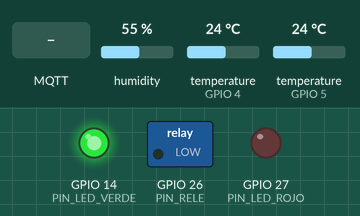
Recording of a sketch running on a simulated ESP32. Shown: switched loads named in the sketch (green lamp = pin HIGH), output pins drawn as LEDs (lit = HIGH). The inputs (shaded band) are chosen by the test bench; at power-on: temperature (sensors on GPIO 4, GPIO 5) 24 °C, humidity 55 %. WiFi joins after 1.5 s; servers stay silent unless stated; random numbers use the default seed unless the sketch sets one; no MQTT or app messages arrive unless stated; what the sketch prints to the serial monitor is not drawn.

Above: at 3.0 s.
3.1 s: temperature (sensor on GPIO 4) set to 27 °C
10.0 s: temperature (sensor on GPIO 4) set to 30 °C
At 13.8 s:
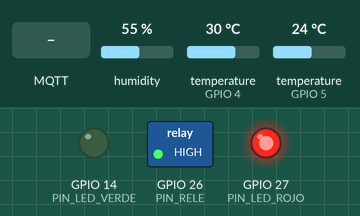
14.2 s: MQTT message "RESET_PROTECCION" arrives on the first subscribed topic
At 14.8 s:
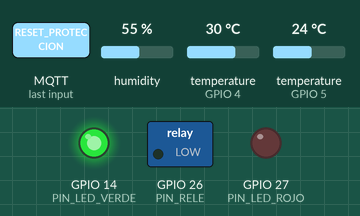
Timing chart, 0 to 17.2 s (numbered marks = the images above; inputs shaded):
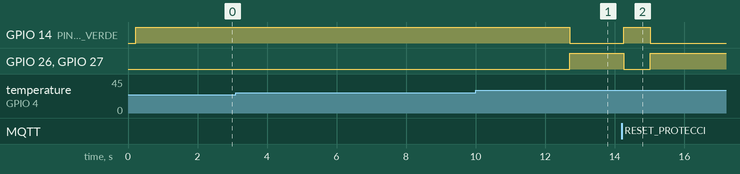

Measured:
- the behaviour switches between 28 and 29 °C on temperature (sensor on GPIO 4) (found by bisection; images 0 and 1)
- after the input at 3.1 s, every drawn part: stays the same
- after the input at 10.0 s, GPIO 14 (PIN_LED_VERDE): HIGH → LOW after 2.7 s; GPIO 26 (PIN_RELE), GPIO 27 (PIN_LED_ROJO): LOW → HIGH after 2.7 s
- after the input at 14.2 s, GPIO 14 (PIN_LED_VERDE): LOW → HIGH after 0.06 s, → LOW 0.77 s later; GPIO 26 (PIN_RELE), GPIO 27 (PIN_LED_ROJO): HIGH → LOW after 0.06 s, → HIGH 0.77 s later

The sketch:

main.ino
```cpp
/**
 * ============================================================
 *  Monitor Industrial de Potencia y Temperatura v1.1
 *  Target: ESP32 (Arduino Framework)
 *  Autor: ESP32 Industrial Monitor — Portfolio Project
 * ============================================================
 *  Librerías requeridas (instalar desde Library Manager):
 *    - PubSubClient        (Nick O'Leary)     v2.8+
 *    - DHT sensor library  (Adafruit)         v1.4+
 *    - ArduinoJson         (Benoit Blanchon)  v6.x
 *    - OneWire             (Paul Stoffregen)  v2.3+
 *    - DallasTemperature   (Miles Burton)     v3.9+
 * ============================================================
 */

#include <WiFi.h>
#include <PubSubClient.h>
#include <DHT.h>
#include <ArduinoJson.h>
#include <OneWire.h>
#include <DallasTemperature.h>
#include "esp_task_wdt.h"   // WDT hardware del ESP32
#include "esp_system.h"     // esp_reset_reason()

// ============================================================
//  CONFIGURACIÓN — AJUSTAR ANTES DE FLASHEAR
// ============================================================
const char* WIFI_SSID   = "TU_SSID";
const char* WIFI_PASS   = "TU_PASSWORD";
const char* MQTT_BROKER = "broker.hivemq.com";
const int   MQTT_PORT   = 1883;
const char* DEVICE_ID   = "MON-001";

const char* TOPIC_TELEMETRIA = "industrial/monitor/telemetria";
const char* TOPIC_CMD        = "industrial/monitor/cmd";

// ============================================================
//  MAPA DE PINES (ESP32 DevKit v1)
// ============================================================
#define PIN_DHT          5    // DHT11 → DATA (GPIO5)
#define PIN_DS18B20      4    // DS18B20 → DATA (GPIO4)
#define PIN_RELE         26   // Módulo relé → IN  (HIGH = bobina activa)
#define PIN_LED_ROJO     27   // LED rojo → ÁNODO (100Ω a GND)
#define PIN_LED_VERDE    14   // LED verde → ÁNODO (10Ω a GND)

#define DHT_TYPE         DHT11

// ============================================================
//  PARÁMETROS DE SISTEMA
// ============================================================
#define WDT_TIMEOUT_S          5      // Watchdog: 5 s sin reset → reinicio
#define MA_WINDOW              10     // Ventana del filtro media móvil
#define TELEMETRIA_INTERVALO   1000   // ms — frecuencia de publicación MQTT
#define DHT_INTERVALO          2200   // ms — DHT11 máx ~0.5Hz
#define MQTT_RECONNECT_DELAY   5000   // ms — pausa entre intentos de reconexión

// Umbrales de protección térmica (con histéresis de 10 °C)
const float TEMP_TRIP_C  = 28.0f;  // Disparo: activa relé + LED rojo
const float TEMP_RESET_C = 25.0f;  // Reset: desactiva relé + LED verde

// ============================================================
//  OBJETOS GLOBALES
// ============================================================
DHT              dht(PIN_DHT, DHT_TYPE);
OneWire          oneWire(PIN_DS18B20);
DallasTemperature ds18b20(&oneWire);
WiFiClient       espClient;
PubSubClient     mqtt(espClient);

// Filtro media móvil — buffer circular (suaviza lecturas DS18B20)
float  ma_buf[MA_WINDOW] = {0.0f};
int    ma_idx  = 0;
float  ma_sum  = 0.0f;

// Estado del sistema
bool     proteccion_disparada = false;
bool     wdt_reiniciado       = false;
float    temp_disipador       = 25.0f;
float    temp_ambiente        = 25.0f;

// Timers (millis-based, no bloqueantes)
unsigned long t_telemetria    = 0;
unsigned long t_dht           = 0;
unsigned long t_mqtt_reconect = 0;

// ============================================================
//  MODELO MATEMÁTICO DE POTENCIA SIMULADA
//  Simula una fuente de alimentación 48V→12V @ 5A con degradación térmica
// ============================================================
struct DatosPotencia {
  float v_in;        // [V]
  float v_out;       // [V]
  float i_out;       // [A]
  float eficiencia;  // [%]
};

DatosPotencia simularPotencia(float temp_dis) {
  DatosPotencia d;

  d.v_in  = 48.0f + (float)random(-120, 120) / 200.0f;   // 48V ±0.6V
  d.v_out = 12.0f + (float)random(-60, 60)   / 300.0f;   // 12V ±0.2V
  d.i_out = 5.0f  + (float)random(-150, 150) / 150.0f;   // 5A  ±1A
  d.i_out = max(0.1f, d.i_out);

  // Modelo de eficiencia: η_base = 92%, penalización 0.25%/°C sobre 25°C
  float penalizacion = max(0.0f, (temp_dis - 25.0f) * 0.25f);
  float ruido_eta    = (float)random(-40, 40) / 100.0f;
  d.eficiencia = constrain(92.0f - penalizacion + ruido_eta, 60.0f, 99.5f);

  return d;
}

// ============================================================
//  FILTRO DE MEDIA MÓVIL (Moving Average)
//  Suaviza las lecturas del DS18B20 ante variaciones bruscas
// ============================================================
float movingAverage(float nueva_muestra) {
  ma_sum -= ma_buf[ma_idx];
  ma_buf[ma_idx] = nueva_muestra;
  ma_sum += nueva_muestra;
  ma_idx = (ma_idx + 1) % MA_WINDOW;
  return ma_sum / (float)MA_WINDOW;
}

// ============================================================
//  LECTURA SENSOR DS18B20 (digital 1-Wire)
// ============================================================
float leerTempDisipador() {
  ds18b20.requestTemperatures();
  float temp_raw = ds18b20.getTempCByIndex(0);

  // -127 = sensor no conectado o error
  if (temp_raw == DEVICE_DISCONNECTED_C || temp_raw < -55.0f) {
    Serial.println("[DS18B20] Error de lectura o sensor no conectado");
    return temp_disipador;  // Devolver último valor válido
  }

  return movingAverage(temp_raw);
}

// ============================================================
//  PROTECCIÓN TÉRMICA LOCAL (EDGE COMPUTING)
//  CRÍTICO: Opera sin internet. Independiente de WiFi/MQTT.
//  Histéresis: TRIP@28°C | RESET@25°C
// ============================================================
void gestionProteccionTermica(float temp) {
  if (!proteccion_disparada && temp >= TEMP_TRIP_C) {
    // ----- DISPARO -----
    proteccion_disparada = true;
    digitalWrite(PIN_RELE,     HIGH);
    digitalWrite(PIN_LED_ROJO, HIGH);
    digitalWrite(PIN_LED_VERDE, LOW);
    Serial.printf("[!!! ALARMA !!!] Protección térmica DISPARADA: %.1f°C >= %.0f°C\n",
                  temp, TEMP_TRIP_C);

  } else if (proteccion_disparada && temp <= TEMP_RESET_C) {
    // ----- RESET -----
    proteccion_disparada = false;
    digitalWrite(PIN_RELE,      LOW);
    digitalWrite(PIN_LED_ROJO,  LOW);
    digitalWrite(PIN_LED_VERDE, HIGH);
    Serial.printf("[OK] Protección térmica RESETEADA: %.1f°C <= %.0f°C\n",
                  temp, TEMP_RESET_C);
  }
}

// ============================================================
//  WIFI — Reconexión automática
// ============================================================
void conectarWiFi() {
  if (WiFi.status() == WL_CONNECTED) return;

  Serial.print("[WiFi] Conectando");
  WiFi.mode(WIFI_STA);
  WiFi.begin(WIFI_SSID, WIFI_PASS);

  int intentos = 0;
  while (WiFi.status() != WL_CONNECTED && intentos < 20) {
    delay(500);
    Serial.print(".");
    intentos++;
    esp_task_wdt_reset();
  }

  if (WiFi.status() == WL_CONNECTED) {
    Serial.printf("\n[WiFi] Conectado | IP: %s | RSSI: %d dBm\n",
                  WiFi.localIP().toString().c_str(), WiFi.RSSI());
  } else {
    Serial.println("\n[WiFi] Timeout. Reintento en próximo ciclo.");
    WiFi.disconnect(true);
  }
}

// ============================================================
//  MQTT — Callback de comandos entrantes
// ============================================================
void callbackMQTT(char* topic, byte* payload, unsigned int length) {
  String cmd = "";
  for (unsigned int i = 0; i < length; i++) cmd += (char)payload[i];
  Serial.printf("[MQTT CMD] Topic: %s | Payload: %s\n", topic, cmd.c_str());

  // -------------------------------------------------------
  //  FORCE_WDT_TEST — Prueba del Watchdog
  //  Enviar: topic=industrial/monitor/cmd | payload=FORCE_WDT_TEST
  //  El sistema entrará en bucle infinito → WDT dispara en 5s
  // -------------------------------------------------------
  if (cmd == "FORCE_WDT_TEST") {
    Serial.println("╔══════════════════════════════════════╗");
    Serial.println("║  [WDT TEST] Bucle infinito iniciado  ║");
    Serial.println("║  Watchdog reiniciará en 5 segundos   ║");
    Serial.println("╚══════════════════════════════════════╝");
    while (true) { }  // WDT disparará en 5s
  }

  if (cmd == "RESET_PROTECCION") {
    proteccion_disparada = false;
    digitalWrite(PIN_RELE,      LOW);
    digitalWrite(PIN_LED_ROJO,  LOW);
    digitalWrite(PIN_LED_VERDE, HIGH);
    Serial.println("[MQTT] Protección reseteada manualmente.");
  }

  if (cmd == "STATUS") {
    Serial.printf("[STATUS] T_dis=%.1f°C | T_amb=%.1f°C | Prot=%s | WDT_reset=%s\n",
      temp_disipador, temp_ambiente,
      proteccion_disparada ? "ACTIVA" : "OK",
      wdt_reiniciado ? "SI" : "NO");
  }
}

// ============================================================
//  MQTT — Reconexión con back-off simple
// ============================================================
void conectarMQTT() {
  if (mqtt.connected()) return;
  if (WiFi.status() != WL_CONNECTED) return;

  unsigned long ahora = millis();
  if (ahora - t_mqtt_reconect < MQTT_RECONNECT_DELAY) return;
  t_mqtt_reconect = ahora;

  char clientId[32];
  snprintf(clientId, sizeof(clientId), "%s-%04X", DEVICE_ID, (uint16_t)esp_random());

  Serial.printf("[MQTT] Conectando como '%s'...\n", clientId);

  if (mqtt.connect(clientId)) {
    mqtt.subscribe(TOPIC_CMD, 1);
    Serial.printf("[MQTT] OK | Broker: %s:%d\n", MQTT_BROKER, MQTT_PORT);
  } else {
    Serial.printf("[MQTT] Fallo | rc=%d | Reintento en %ds\n",
                  mqtt.state(), MQTT_RECONNECT_DELAY / 1000);
  }
}

// ============================================================
//  TELEMETRÍA — Serializa y publica JSON por MQTT
// ============================================================
void publicarTelemetria() {
  StaticJsonDocument<512> doc;
  DatosPotencia pot = simularPotencia(temp_disipador);

  JsonObject meta = doc.createNestedObject("meta");
  meta["id_dispositivo"]      = DEVICE_ID;
  meta["tiempo_encendido_s"]  = (uint32_t)(millis() / 1000UL);
  meta["watchdog_reiniciado"] = wdt_reiniciado;

  JsonObject potencia = doc.createNestedObject("potencia");
  potencia["voltaje_entrada"]          = round(pot.v_in   * 100.0f) / 100.0f;
  potencia["voltaje_salida"]           = round(pot.v_out  * 100.0f) / 100.0f;
  potencia["corriente_salida"]         = round(pot.i_out  * 100.0f) / 100.0f;
  potencia["eficiencia_calculada_pct"] = round(pot.eficiencia * 10.0f) / 10.0f;

  JsonObject termico = doc.createNestedObject("termico");
  termico["temp_disipador_c"] = round(temp_disipador * 10.0f) / 10.0f;
  termico["temp_ambiente_c"]  = round(temp_ambiente  * 10.0f) / 10.0f;

  JsonObject estado = doc.createNestedObject("estado");
  estado["rele_activo"]                  = proteccion_disparada;
  estado["proteccion_termica_disparada"] = proteccion_disparada;

  char buffer[512];
  size_t len = serializeJson(doc, buffer);

  if (mqtt.publish(TOPIC_TELEMETRIA, buffer, len)) {
    Serial.printf("[TEL] T_dis=%.1f°C | Ef=%.1f%% | V_in=%.2fV | I=%.2fA | Rele=%s\n",
      temp_disipador, pot.eficiencia, pot.v_in, pot.i_out,
      proteccion_disparada ? "ON" : "OFF");
  } else {
    Serial.println("[TEL] ERROR: Fallo al publicar");
  }
}

// ============================================================
//  SETUP
// ============================================================
void setup() {
  Serial.begin(115200);
  delay(200);
  Serial.println("\n");
  Serial.println("╔══════════════════════════════════════════════╗");
  Serial.println("║  Monitor Industrial Potencia & Temperatura   ║");
  Serial.println("╚══════════════════════════════════════════════╝");

  // --- Detectar causa del último reset ---
  esp_reset_reason_t motivo = esp_reset_reason();
  Serial.printf("[BOOT] Causa de reset: %d", motivo);
  if (motivo == ESP_RST_TASK_WDT || motivo == ESP_RST_WDT) {
    wdt_reiniciado = true;
    Serial.println(" → ** WATCHDOG DISPARO ** ← ALERTA REPORTADA EN TELEMETRÍA");
  } else if (motivo == ESP_RST_POWERON) {
    Serial.println(" → Power-on normal");
  } else if (motivo == ESP_RST_SW) {
    Serial.println(" → Reset por software");
  } else {
    Serial.println();
  }

  // --- Inicializar GPIO ---
  pinMode(PIN_RELE,      OUTPUT);
  pinMode(PIN_LED_ROJO,  OUTPUT);
  pinMode(PIN_LED_VERDE, OUTPUT);
  digitalWrite(PIN_RELE,      LOW);
  digitalWrite(PIN_LED_ROJO,  LOW);
  digitalWrite(PIN_LED_VERDE, HIGH);  // Verde = sistema OK

  // --- Inicializar DS18B20 ---
  ds18b20.begin();
  Serial.printf("[DS18B20] Sensores encontrados: %d\n", ds18b20.getDeviceCount());

  // --- Inicializar DHT11 ---
  dht.begin();
  delay(100);

  // --- Inicializar random seed ---
  randomSeed(esp_random());

  // --- Configurar Hardware Watchdog ---
  esp_task_wdt_init(WDT_TIMEOUT_S, true);
  esp_task_wdt_add(NULL);
  Serial.printf("[WDT] Configurado: timeout=%ds | panic=true\n", WDT_TIMEOUT_S);

  // --- Configurar cliente MQTT ---
  mqtt.setServer(MQTT_BROKER, MQTT_PORT);
  mqtt.setCallback(callbackMQTT);
  mqtt.setBufferSize(512);
  mqtt.setKeepAlive(60);

  // --- Conectar WiFi y MQTT ---
  conectarWiFi();
  conectarMQTT();

  Serial.println("[SETUP] Listo. Iniciando loop industrial...\n");
}

// ============================================================
//  LOOP PRINCIPAL
// ============================================================
void loop() {
  unsigned long ahora = millis();

  // ─── 1. ALIMENTAR WATCHDOG ───────────────────────────────
  esp_task_wdt_reset();

  // ─── 2. GESTIONAR CONECTIVIDAD ───────────────────────────
  conectarWiFi();
  conectarMQTT();
  mqtt.loop();

  // ─── 3. LEER TEMPERATURA DISIPADOR (DS18B20) ─────────────
  temp_disipador = leerTempDisipador();

  // ─── 4. PROTECCIÓN TÉRMICA LOCAL (CRÍTICO - SIEMPRE) ─────
  gestionProteccionTermica(temp_disipador);

  // ─── 5. LEER DHT11 (cada 2.2s) ───────────────────────────
  if (ahora - t_dht >= DHT_INTERVALO) {
    float t = dht.readTemperature();
    if (!isnan(t) && t > -40.0f && t < 85.0f) {
      temp_ambiente = t;
    } else {
      Serial.println("[DHT] Lectura inválida o sensor no conectado");
    }
    t_dht = ahora;
  }

  // ─── 6. PUBLICAR TELEMETRÍA (cada 1s) ────────────────────
  if (ahora - t_telemetria >= TELEMETRIA_INTERVALO) {
    if (mqtt.connected()) {
      publicarTelemetria();
    } else {
      Serial.println("[TEL] Skipped — MQTT desconectado");
    }
    t_telemetria = ahora;
  }
}
```
